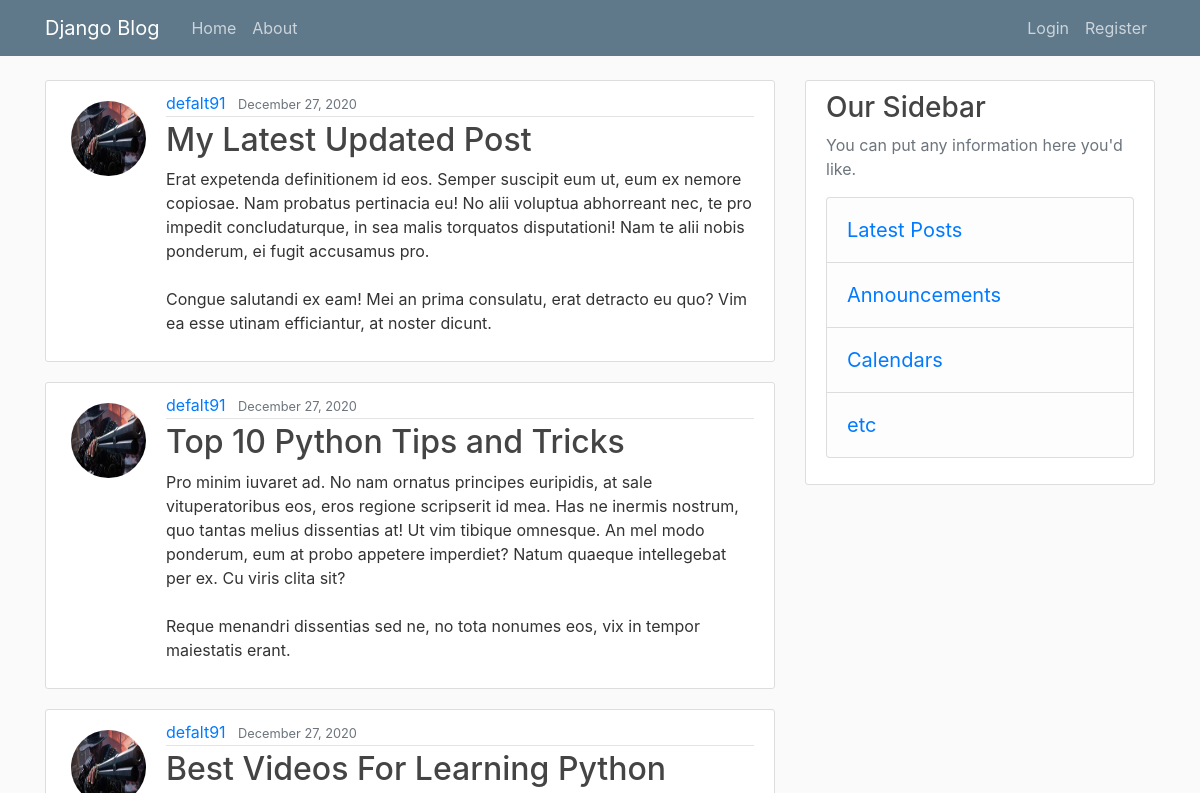
Page /post/defalt91 (upper part) on the earlier database version.
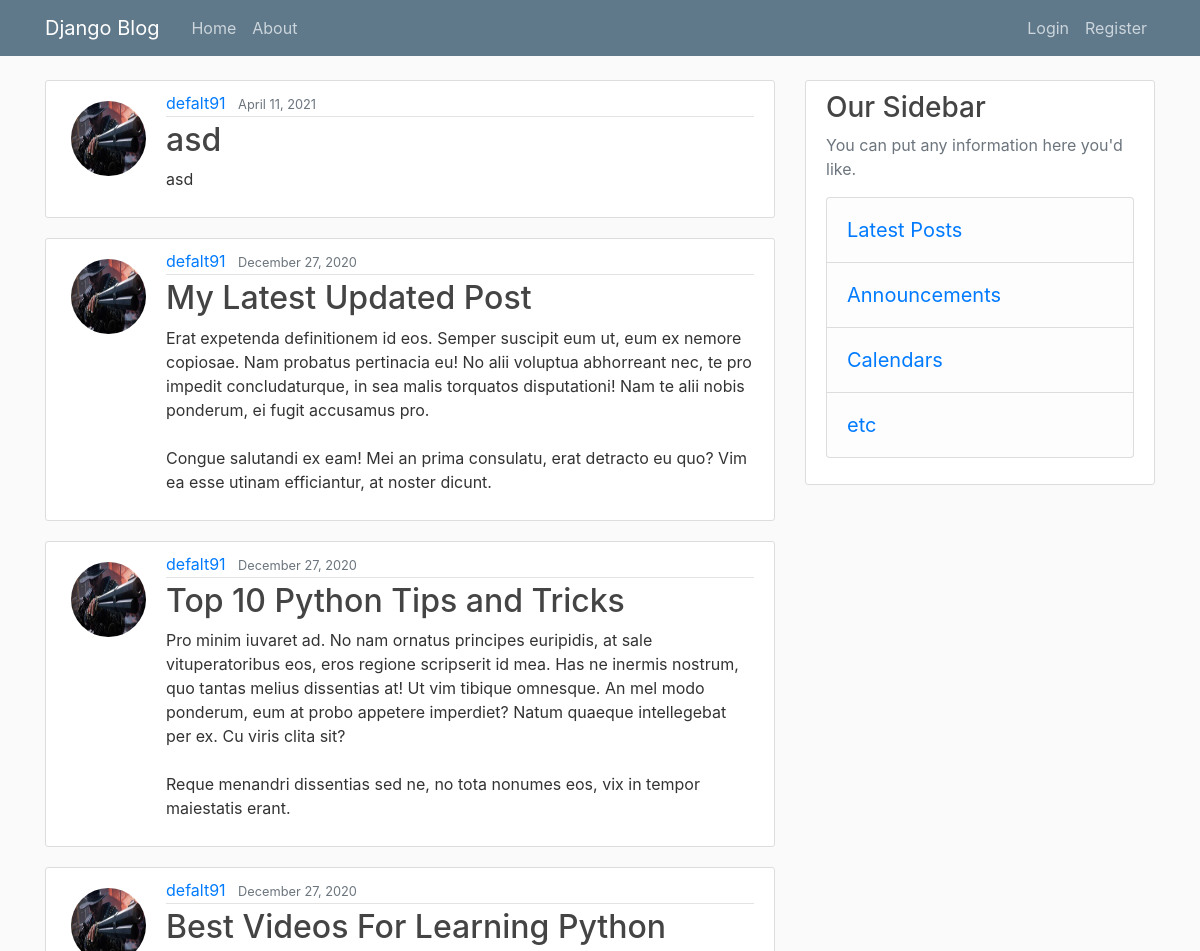
Same page on the later database version.
### blog/models.py (models this page shows, shortened)
class post(models.Model):
    title = models.CharField(max_length=100)
    author = models.ForeignKey(User, on_delete=models.CASCADE)
    content = models.TextField()
    date_posted = models.DateTimeField(default=timezone.now)

### Accounts/models.py (models this page shows, shortened)
class profile(models.Model):
    user = models.OneToOneField(User, on_delete=models.CASCADE)
    image = models.ImageField(default="default.jpg", upload_to="profile_pics")

### blog/views.py (the view)
# urls.py: path('post/<str:username>', UserpostlistvieW.as_view(), name="user-posts"),
class UserpostlistvieW(ListView):
    model = post
    template_name = "blog/user_posts.html"
    def get_queryset(self):
        user = get_object_or_404(User, username=self.kwargs.get('username'))
        return post.objects.filter(author=user).order_by("-date_posted")

### blog/templates/blog/user_posts.html
{% extends 'blog/base.html' %}
{% block content %}
    {% for post in object_list %}
        <article class="media content-section">
            <img src="{{post.author.profile.image.url}}" class="rounded-circle article-img">
            <div class="media-body">
                <div class="article-metadata">
                    <a class="mr-2" href="{% url 'user-posts' post.author.username %}">{{ post.author }}</a>                    <small class="text-muted">{{ post.date_posted|date:"F d, Y"  }}</small>
                </div>
                <h2><a class="article-title" href="{% url 'post-detail' post.id %}">{{ post.title }}</a></h2>
                <p class="article-content">{{ post.content }}</p>
            </div>
        </article>
    {% endfor %}
{% endblock content %}

Differences in the rows shown:
added post: author.profile.image (picture), author "defalt91", date_posted "April 11, 2021", title "asd", content "asd"
